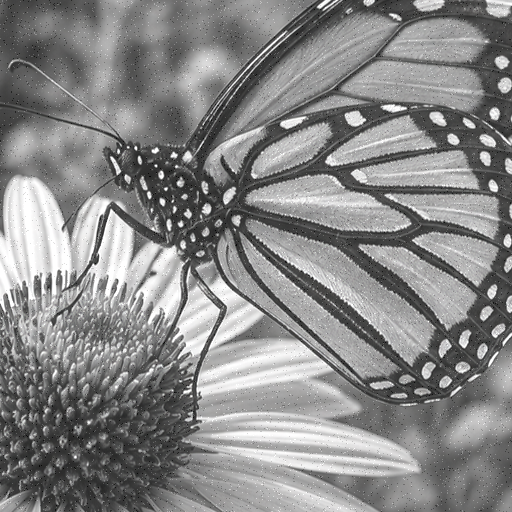
#> input picture Lab1/Part2/images/img3.png, 512 x 512 px, found by its file name
$ python q2.py
#> lines starting #> are read from the running program, lines starting #| are printed output that depends on the picture
import cv2
import numpy as np
import matplotlib.pyplot as plt

sizes = [3, 5, 7]

imgns1 = cv2.imread(r"S:\Computer Vision\Lab1\Part2\images\img3.png" , cv2.IMREAD_GRAYSCALE)
#> imgns1: shape (512, 512); min 3, max 255, mean 135.5
imgns2 = cv2.imread(r"S:\Computer Vision\Lab1\Part2\images\img4.png" , cv2.IMREAD_GRAYSCALE)
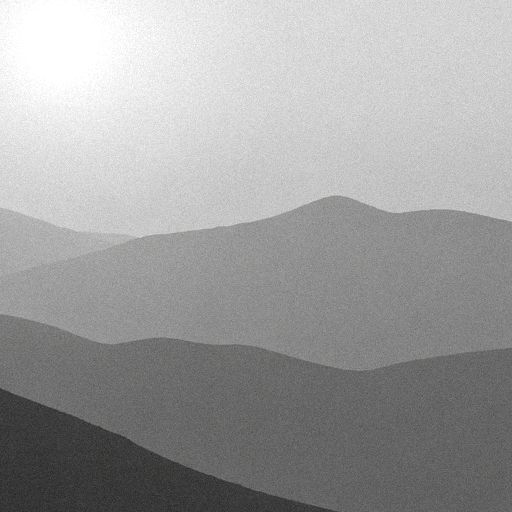
#> input picture Lab1/Part2/images/img4.png, 512 x 512 px, found by its file name
#> imgns2: shape (512, 512); min 35, max 255, mean 158.8

# Weighted-average kernels
k3 = np.ones((3,3), np.float32) / 9
k5 = np.ones((5,5), np.float32) / 25
k7 = np.ones((7,7), np.float32) / 49

kernels = [k3, k5, k7]

# -------- Image 1: Salt & Pepper --------
box1 = [cv2.blur(imgns1, (k,k)) for k in sizes]
#> box1 = 3 items
weighted1 = [cv2.filter2D(imgns1, -1, k) for k in kernels]
#> weighted1 = 3 items
gaussian1 = [cv2.GaussianBlur(imgns1, (k,k), 0) for k in sizes]
#> gaussian1 = 3 items
median1 = [cv2.medianBlur(imgns1, k) for k in sizes]
#> median1 = 3 items

# -------- Image 2: Gaussian Noise --------
box2 = [cv2.blur(imgns2, (k,k)) for k in sizes]
#> box2 = 3 items
weighted2 = [cv2.filter2D(imgns2, -1, k) for k in kernels]
#> weighted2 = 3 items
gaussian2 = [cv2.GaussianBlur(imgns2, (k,k), 0) for k in sizes]
#> gaussian2 = 3 items
median2 = [cv2.medianBlur(imgns2, k) for k in sizes]
#> median2 = 3 items


plt.figure(figsize=(12,10))

for i in range(3):
    plt.subplot(4,3,i+1)
    plt.imshow(box1[i], cmap="gray")
    plt.title(f"Box {sizes[i]}x{sizes[i]}")
    plt.axis("off")

for i in range(3):
    plt.subplot(4,3,i+4)
    plt.imshow(weighted1[i], cmap="gray")
    plt.title(f"Weighted {sizes[i]}x{sizes[i]}")
    plt.axis("off")

for i in range(3):
    plt.subplot(4,3,i+7)
    plt.imshow(gaussian1[i], cmap="gray")
    plt.title(f"Gaussian {sizes[i]}x{sizes[i]}")
    plt.axis("off")

for i in range(3):
    plt.subplot(4,3,i+10)
    plt.imshow(median1[i], cmap="gray")
    plt.title(f"Median {sizes[i]}x{sizes[i]}")
    plt.axis("off")

plt.tight_layout()
plt.show()
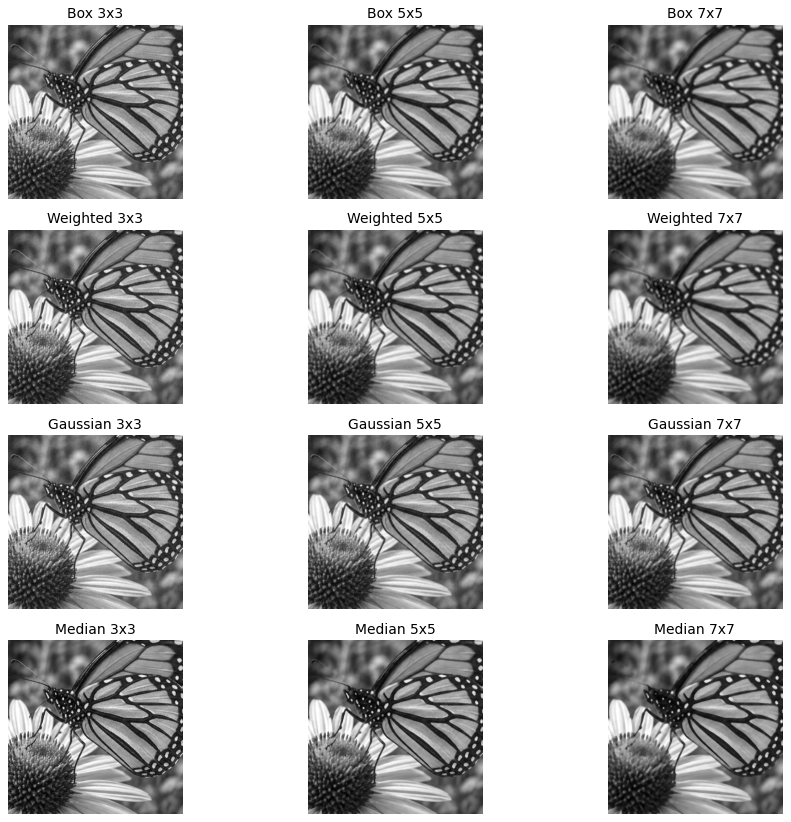
#> figure drawn by matplotlib, 12 panels


plt.figure(figsize=(12,10))

for i in range(3):
    plt.subplot(4,3,i+1)
    plt.imshow(box2[i], cmap="gray")
    plt.title(f"Box {sizes[i]}x{sizes[i]}")
    plt.axis("off")

for i in range(3):
    plt.subplot(4,3,i+4)
    plt.imshow(weighted2[i], cmap="gray")
    plt.title(f"Weighted {sizes[i]}x{sizes[i]}")
    plt.axis("off")

for i in range(3):
    plt.subplot(4,3,i+7)
    plt.imshow(gaussian2[i], cmap="gray")
    plt.title(f"Gaussian {sizes[i]}x{sizes[i]}")
    plt.axis("off")

for i in range(3):
    plt.subplot(4,3,i+10)
    plt.imshow(median2[i], cmap="gray")
    plt.title(f"Median {sizes[i]}x{sizes[i]}")
    plt.axis("off")

plt.tight_layout()
plt.show()
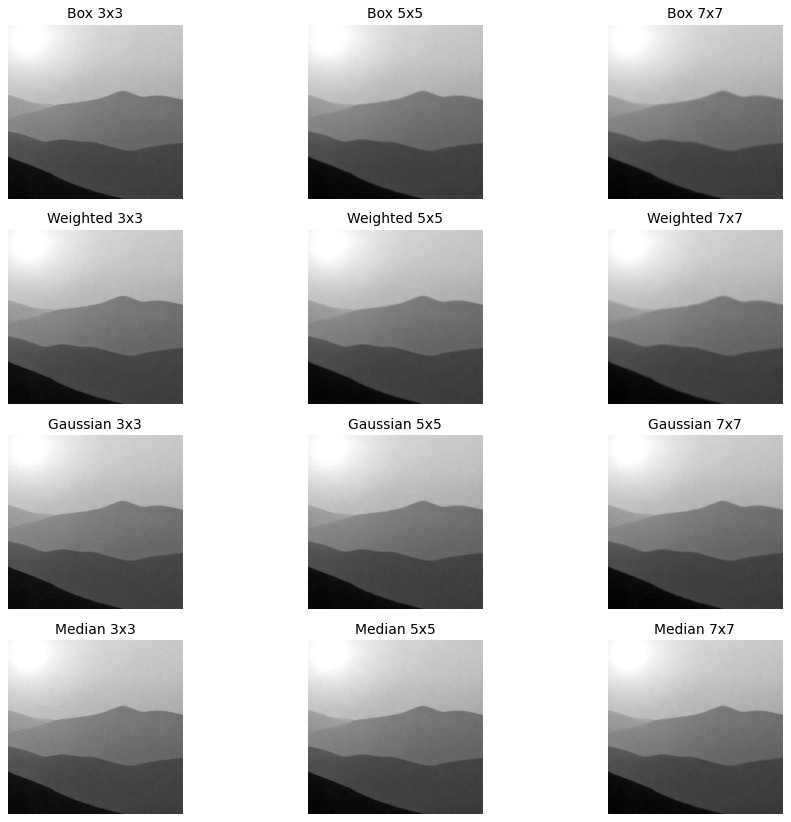
#> figure drawn by matplotlib, 12 panels
